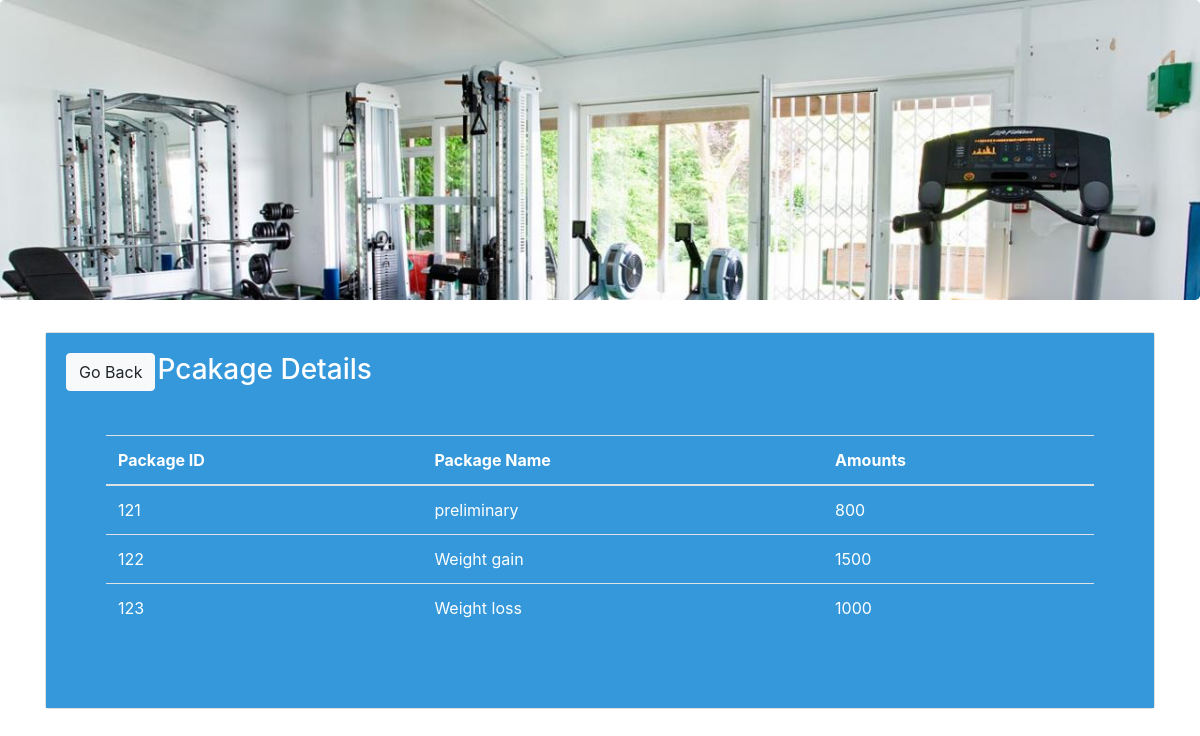
/package.php, run on the app's committed database.
### tables this page shows
CREATE TABLE `Package` (
  `Package_id` varchar(40) NOT NULL,
  `Package_name` varchar(40) NOT NULL,
  `Amount` int(20) NOT NULL
);

### func.php (the view, shortened to what this page needs)
<?php
$con=mysqli_connect("localhost","root","","loginsystem");
function get_package(){
    global $con;
    $query="select * from Package";
    $result=mysqli_query($con,$query);
    while($row=mysqli_fetch_array($result)){
        $Package_id=$row ['Package_id'];
        $Package_name=$row['Package_name'];
        $Amount=$row['Amount'];
        echo"<tr>
        <td>$Package_id</td>
        <td>$Package_name</td>
            <td>$Amount</td>
        </tr>";
    }
}
?>

### data on the page
package: Package_id "121", Package_name "preliminary", Amount "800"
package: Package_id "122", Package_name "Weight gain", Amount "1500"
package: Package_id "123", Package_name "Weight loss", Amount "1000"
